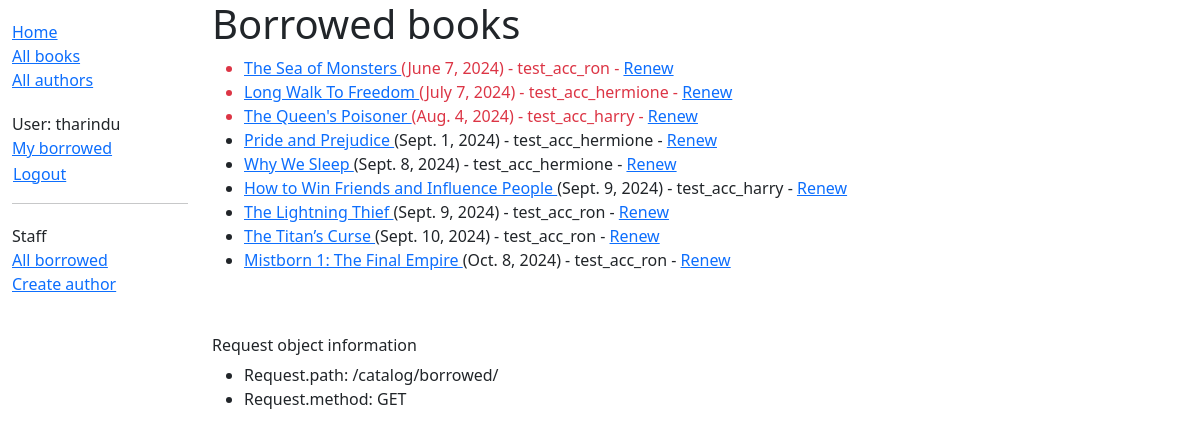
Before: /catalog/borrowed/ (signed in) with the older database file.
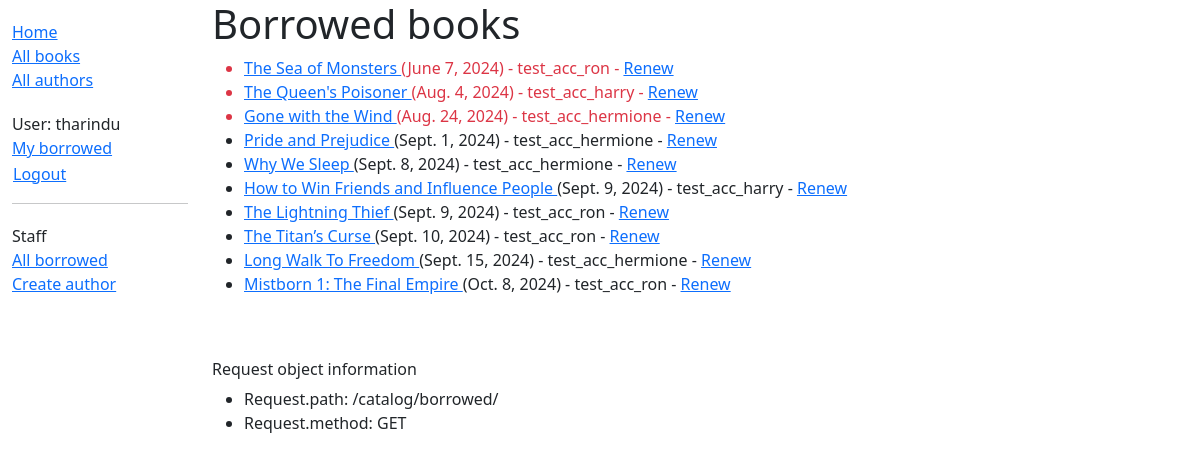
After: the same page with the newer database file.
### catalog/models.py (models this page shows, shortened)
class BookInstance(models.Model):
    id = models.UUIDField(
        primary_key=True, default=uuid.uuid4,
        help_text="Unique ID for this particular book across whole library"
    )
    book = models.ForeignKey(Book, on_delete=models.RESTRICT, null=True)
    imprint = models.CharField(max_length=200)
    due_back = models.DateField(null=True, blank=True)
    LOAN_STATUS = (
        ('m', 'Maintenance'),
        ('o', 'On loan'),
        ('a', 'Available'),
        ('r', 'Reserved'),
    )
    status = models.CharField(
        max_length=1,
        choices=LOAN_STATUS,
        blank=True,
        default='m',
        help_text='Book availability',
    )
    borrower = models.ForeignKey(
        settings.AUTH_USER_MODEL,
        on_delete=models.SET_NULL,
        null=True,
        blank=True,
    )
    class Meta:
        ordering = ['book', 'due_back']
        permissions = (
            ("can_mark_returned", "Set book as returned"),
            ("can_renew", "Renew the book's loaned period"),
        )
    @property
    def is_overdue(self):
        return bool(self.due_back and date.today() > self.due_back)

class Book(models.Model):
    title = models.CharField(max_length=200)
    author = models.ForeignKey('Author', on_delete=models.RESTRICT, null=True)
    summary = models.TextField(
        max_length=1000,
        help_text="Enter a brief description of the book",
    )
    isbn = models.CharField(
        'ISBN',
        max_length=13,
        unique=True,
        help_text='13 Character <a href="https://www.isbn-international.org/'
                  'content/what-isbn">ISBN number</a>',
    )
    genre = models.ManyToManyField(
        Genre,
        help_text="Select a genre for this book",
    )   # each genre can have many books and a book can have multiple genres
    def display_genre(self):
        """Create a string for the Genre. Required to display in Admin."""
        return '; '.join(genre.name for genre in self.genre.all()[:3])
    display_genre.short_description = 'Genre'
    language = models.ForeignKey(
        Language, on_delete=models.SET_NULL, null=True
    )
    class Meta:
        ordering = ['title', 'author']

### catalog/views.py (the view)
# urls.py: path('borrowed/', views.LoanedBooksByAllUsersListView.as_view(), name='all-borrowed'),
class LoanedBooksByAllUsersListView(PermissionRequiredMixin,generic.ListView):
    model = BookInstance
    template_name = 'catalog/bookinstance_list_borrowed_all_users.html'
    paginate_by =10
    permission_required = 'catalog.can_mark_returned'
    def get_queryset(self) -> QuerySet[Any]:
        return BookInstance.objects.filter(status__exact='o').order_by('due_back')

### catalog/templates/catalog/bookinstance_list_borrowed_all_users.html (shortened to what this page needs)
{% extends 'base_generic.html' %}
{% block content %}
    <h1>Borrowed books</h1>
    {% if bookinstance_list %}
    <ul>
        {% for bookinst in bookinstance_list %}
            <li class="{% if bookinst.is_overdue %}text-danger{% endif %}">
                <a href="{% url 'catalog:book-detail' bookinst.book.pk %}">
                    {{ bookinst.book.title }}
                </a> ({{ bookinst.due_back }}) {% if user.is_staff %} - {{ bookinst.borrower }} {% endif %}
                {% if perms.catalog.can_renew %}
                    - <a href="{% url 'catalog:renew-book-librarian' bookinst.id %}">Renew</a>
                {% endif %}
            </li>
        {% endfor %}
    </ul>
    {% else %}
        <p>There are no books borrowed...</p>
    {% endif %}
{% endblock %}

### catalog/templates/base_generic.html (shortened to what this page needs)
<!DOCTYPE html>
<html lang="en">
    <head>
        <link rel="stylesheet"
            href="https://cdn.jsdelivr.net/npm/bootstrap@5.3.3/dist/css/bootstrap.min.css"
>
        {% load static %}
        <link rel="stylesheet" href="{% static 'css/styles.css' %}">
    </head>
    <body>
        <div class="container-fluid">
            <div class="row">
                <div class="col-sm-2">
                    {% block sidebar %}
                        <ul class="sidebar-nav">
                            <li><a href="{% url 'catalog:index' %}">Home</a></li>
                            <li><a href="{% url 'catalog:books' %}">All books</a></li>
                            <li><a href="{% url 'catalog:authors' %}">All authors</a></li>
                        </ul>
                        <ul class="sidebar-nav">
                            {% if user.is_authenticated %}
                                <li>User: {{ user.get_username }}</li>
                                <li><a href="{% url 'catalog:my-borrowed' %}">My borrowed</a></li>
                                <li>
                                    <form id="logout-form" action="{% url 'logout' %}" method="post">
                                        <button type="submit" class="btn btn-link">Logout</button>
                                    </form>
                                </li>
                            {% else %}
                                <li><a href="{% url 'login' %}?next={{ request.path }}">Login</a></li>
                            {% endif %}
                        </ul>
                        {% if user.is_staff %}
                            <hr>
                            <ul class="sidebar-nav">
                                <li>Staff</li>
                                    <li><a href="{% url 'catalog:all-borrowed' %}">All borrowed</a></li>
                                {% if perms.catalog.add_author %}
                                    <li><a href="{% url 'catalog:author-create' %}">Create author</a></li>
                                {% endif %}
                            </ul>
                        {% endif %}
                    {% endblock %}
                </div>
                <div class="col-sm-10">
                    {% block content %}
                    {% endblock %}
                    <br><br><h6>Request object information</h6>
                    <ul>
                        <li>Request.path: {{ request.path }}</li>
                        <li>Request.method: {{ request.method }}</li>
                    </ul>
                </div>
            </div>
        </div>
    </body>
</html>

### catalog/static/css/styles.css (style rules this page uses)
.sidebar-nav { margin-top: 20px; padding: 0; list-style: none; }
#logout-form { display: inline; }
#logout-form button { padding: 0; margin: 0; }

Changed rows visible on the page:
added BookInstance: book "Gone with the Wind", due_back "Aug. 24, 2024", borrower "test_acc_hermione"
changed BookInstance "Long Walk To Freedom": due_back "July 7, 2024" → "Sept. 15, 2024"; moves down the list
